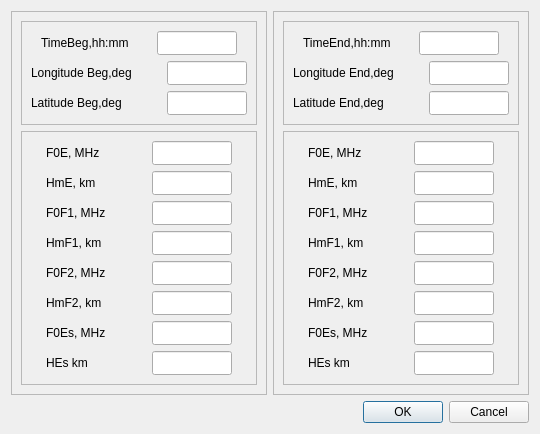
<?xml version="1.0" encoding="UTF-8"?>
<ui version="4.0">
 <class>DialogCorrection</class>
 <widget class="QDialog" name="DialogCorrection">
  <property name="geometry">
   <rect>
    <x>0</x>
    <y>0</y>
    <width>527</width>
    <height>432</height>
   </rect>
  </property>
  <property name="windowTitle">
   <string>Dialog</string>
  </property>
  <layout class="QGridLayout" name="gridLayout_10">
   <item row="0" column="0">
    <widget class="QFrame" name="frame_3">
     <property name="frameShape">
      <enum>QFrame::StyledPanel</enum>
     </property>
     <property name="frameShadow">
      <enum>QFrame::Raised</enum>
     </property>
     <layout class="QGridLayout" name="gridLayout_3">
      <item row="0" column="0">
       <widget class="QFrame" name="frame">
        <property name="frameShape">
         <enum>QFrame::StyledPanel</enum>
        </property>
        <property name="frameShadow">
         <enum>QFrame::Raised</enum>
        </property>
        <layout class="QGridLayout" name="gridLayout">
         <item row="0" column="0">
          <layout class="QHBoxLayout" name="horizontalLayout">
           <item>
            <widget class="QLabel" name="textLabelTimeBeg">
             <property name="minimumSize">
              <size>
               <width>100</width>
               <height>22</height>
              </size>
             </property>
             <property name="maximumSize">
              <size>
               <width>100</width>
               <height>22</height>
              </size>
             </property>
             <property name="text">
              <string>TimeBeg,hh:mm</string>
             </property>
             <property name="wordWrap">
              <bool>false</bool>
             </property>
            </widget>
           </item>
           <item>
            <widget class="QLineEdit" name="lineEditTimeBeg">
             <property name="minimumSize">
              <size>
               <width>80</width>
               <height>24</height>
              </size>
             </property>
             <property name="maximumSize">
              <size>
               <width>80</width>
               <height>24</height>
              </size>
             </property>
             <property name="text">
              <string/>
             </property>
            </widget>
           </item>
          </layout>
         </item>
         <item row="1" column="0">
          <layout class="QHBoxLayout" name="horizontalLayout_2">
           <item>
            <widget class="QLabel" name="textLabel1_2_3">
             <property name="minimumSize">
              <size>
               <width>130</width>
               <height>22</height>
              </size>
             </property>
             <property name="maximumSize">
              <size>
               <width>100</width>
               <height>22</height>
              </size>
             </property>
             <property name="text">
              <string>Longitude Beg,deg</string>
             </property>
             <property name="wordWrap">
              <bool>false</bool>
             </property>
            </widget>
           </item>
           <item>
            <widget class="QLineEdit" name="lineEditLonB">
             <property name="minimumSize">
              <size>
               <width>80</width>
               <height>24</height>
              </size>
             </property>
             <property name="maximumSize">
              <size>
               <width>80</width>
               <height>24</height>
              </size>
             </property>
            </widget>
           </item>
          </layout>
         </item>
         <item row="2" column="0">
          <layout class="QHBoxLayout" name="horizontalLayout_3">
           <item>
            <widget class="QLabel" name="textLabel1_2">
             <property name="minimumSize">
              <size>
               <width>130</width>
               <height>22</height>
              </size>
             </property>
             <property name="maximumSize">
              <size>
               <width>100</width>
               <height>22</height>
              </size>
             </property>
             <property name="text">
              <string>Latitude Beg,deg</string>
             </property>
             <property name="wordWrap">
              <bool>false</bool>
             </property>
            </widget>
           </item>
           <item>
            <widget class="QLineEdit" name="lineEditLatB">
             <property name="minimumSize">
              <size>
               <width>80</width>
               <height>24</height>
              </size>
             </property>
             <property name="maximumSize">
              <size>
               <width>80</width>
               <height>24</height>
              </size>
             </property>
            </widget>
           </item>
          </layout>
         </item>
        </layout>
        <zorder>textLabelTimeBeg</zorder>
        <zorder></zorder>
        <zorder></zorder>
        <zorder></zorder>
       </widget>
      </item>
      <item row="1" column="0">
       <widget class="QFrame" name="frame_2">
        <property name="frameShape">
         <enum>QFrame::StyledPanel</enum>
        </property>
        <property name="frameShadow">
         <enum>QFrame::Raised</enum>
        </property>
        <layout class="QGridLayout" name="gridLayout_2">
         <item row="0" column="0">
          <layout class="QHBoxLayout" name="horizontalLayout_11">
           <item>
            <widget class="QLabel" name="textLabel1_3">
             <property name="minimumSize">
              <size>
               <width>100</width>
               <height>22</height>
              </size>
             </property>
             <property name="maximumSize">
              <size>
               <width>100</width>
               <height>22</height>
              </size>
             </property>
             <property name="text">
              <string>F0E, MHz</string>
             </property>
             <property name="wordWrap">
              <bool>false</bool>
             </property>
            </widget>
           </item>
           <item>
            <widget class="QLineEdit" name="lineEditF0E_1">
             <property name="minimumSize">
              <size>
               <width>80</width>
               <height>24</height>
              </size>
             </property>
             <property name="maximumSize">
              <size>
               <width>80</width>
               <height>24</height>
              </size>
             </property>
            </widget>
           </item>
          </layout>
         </item>
         <item row="1" column="0">
          <layout class="QHBoxLayout" name="horizontalLayout_4">
           <item>
            <widget class="QLabel" name="textLabel1_4">
             <property name="minimumSize">
              <size>
               <width>100</width>
               <height>22</height>
              </size>
             </property>
             <property name="maximumSize">
              <size>
               <width>100</width>
               <height>22</height>
              </size>
             </property>
             <property name="text">
              <string>HmE, km</string>
             </property>
             <property name="wordWrap">
              <bool>false</bool>
             </property>
            </widget>
           </item>
           <item>
            <widget class="QLineEdit" name="lineEditHmE_1">
             <property name="minimumSize">
              <size>
               <width>80</width>
               <height>24</height>
              </size>
             </property>
             <property name="maximumSize">
              <size>
               <width>80</width>
               <height>24</height>
              </size>
             </property>
            </widget>
           </item>
          </layout>
         </item>
         <item row="2" column="0">
          <layout class="QHBoxLayout" name="horizontalLayout_5">
           <item>
            <widget class="QLabel" name="textLabel1_5">
             <property name="minimumSize">
              <size>
               <width>100</width>
               <height>22</height>
              </size>
             </property>
             <property name="maximumSize">
              <size>
               <width>100</width>
               <height>22</height>
              </size>
             </property>
             <property name="text">
              <string>F0F1, MHz</string>
             </property>
             <property name="wordWrap">
              <bool>false</bool>
             </property>
            </widget>
           </item>
           <item>
            <widget class="QLineEdit" name="lineEditF0F1_1">
             <property name="minimumSize">
              <size>
               <width>80</width>
               <height>24</height>
              </size>
             </property>
             <property name="maximumSize">
              <size>
               <width>80</width>
               <height>24</height>
              </size>
             </property>
            </widget>
           </item>
          </layout>
         </item>
         <item row="3" column="0">
          <layout class="QHBoxLayout" name="horizontalLayout_6">
           <item>
            <widget class="QLabel" name="textLabel1_6">
             <property name="minimumSize">
              <size>
               <width>100</width>
               <height>22</height>
              </size>
             </property>
             <property name="maximumSize">
              <size>
               <width>100</width>
               <height>22</height>
              </size>
             </property>
             <property name="text">
              <string>HmF1, km</string>
             </property>
             <property name="wordWrap">
              <bool>false</bool>
             </property>
            </widget>
           </item>
           <item>
            <widget class="QLineEdit" name="lineEditHmF1_1">
             <property name="minimumSize">
              <size>
               <width>80</width>
               <height>24</height>
              </size>
             </property>
             <property name="maximumSize">
              <size>
               <width>80</width>
               <height>24</height>
              </size>
             </property>
            </widget>
           </item>
          </layout>
         </item>
         <item row="4" column="0">
          <layout class="QHBoxLayout" name="horizontalLayout_7">
           <item>
            <widget class="QLabel" name="textLabel1_7">
             <property name="minimumSize">
              <size>
               <width>100</width>
               <height>22</height>
              </size>
             </property>
             <property name="maximumSize">
              <size>
               <width>100</width>
               <height>22</height>
              </size>
             </property>
             <property name="text">
              <string>F0F2, MHz</string>
             </property>
             <property name="wordWrap">
              <bool>false</bool>
             </property>
            </widget>
           </item>
           <item>
            <widget class="QLineEdit" name="lineEditF0F2_1">
             <property name="minimumSize">
              <size>
               <width>80</width>
               <height>24</height>
              </size>
             </property>
             <property name="maximumSize">
              <size>
               <width>80</width>
               <height>24</height>
              </size>
             </property>
            </widget>
           </item>
          </layout>
         </item>
         <item row="5" column="0">
          <layout class="QHBoxLayout" name="horizontalLayout_8">
           <item>
            <widget class="QLabel" name="textLabel1_8">
             <property name="minimumSize">
              <size>
               <width>100</width>
               <height>22</height>
              </size>
             </property>
             <property name="maximumSize">
              <size>
               <width>100</width>
               <height>22</height>
              </size>
             </property>
             <property name="text">
              <string>HmF2, km</string>
             </property>
             <property name="wordWrap">
              <bool>false</bool>
             </property>
            </widget>
           </item>
           <item>
            <widget class="QLineEdit" name="lineEditHmF2_1">
             <property name="minimumSize">
              <size>
               <width>80</width>
               <height>24</height>
              </size>
             </property>
             <property name="maximumSize">
              <size>
               <width>80</width>
               <height>24</height>
              </size>
             </property>
            </widget>
           </item>
          </layout>
         </item>
         <item row="6" column="0">
          <layout class="QHBoxLayout" name="horizontalLayout_9">
           <item>
            <widget class="QLabel" name="textLabel1_9">
             <property name="minimumSize">
              <size>
               <width>100</width>
               <height>22</height>
              </size>
             </property>
             <property name="maximumSize">
              <size>
               <width>100</width>
               <height>22</height>
              </size>
             </property>
             <property name="text">
              <string>F0Es, MHz</string>
             </property>
             <property name="wordWrap">
              <bool>false</bool>
             </property>
            </widget>
           </item>
           <item>
            <widget class="QLineEdit" name="lineEditF0ES_1">
             <property name="minimumSize">
              <size>
               <width>80</width>
               <height>24</height>
              </size>
             </property>
             <property name="maximumSize">
              <size>
               <width>80</width>
               <height>24</height>
              </size>
             </property>
            </widget>
           </item>
          </layout>
         </item>
         <item row="7" column="0">
          <layout class="QHBoxLayout" name="horizontalLayout_10">
           <item>
            <widget class="QLabel" name="textLabel1_10">
             <property name="minimumSize">
              <size>
               <width>100</width>
               <height>22</height>
              </size>
             </property>
             <property name="maximumSize">
              <size>
               <width>100</width>
               <height>22</height>
              </size>
             </property>
             <property name="text">
              <string>HEs km</string>
             </property>
             <property name="wordWrap">
              <bool>false</bool>
             </property>
            </widget>
           </item>
           <item>
            <widget class="QLineEdit" name="lineEditHES_1">
             <property name="minimumSize">
              <size>
               <width>80</width>
               <height>24</height>
              </size>
             </property>
             <property name="maximumSize">
              <size>
               <width>80</width>
               <height>24</height>
              </size>
             </property>
            </widget>
           </item>
          </layout>
         </item>
        </layout>
       </widget>
      </item>
     </layout>
    </widget>
   </item>
   <item row="0" column="1">
    <widget class="QFrame" name="frame_4">
     <property name="frameShape">
      <enum>QFrame::StyledPanel</enum>
     </property>
     <property name="frameShadow">
      <enum>QFrame::Raised</enum>
     </property>
     <layout class="QGridLayout" name="gridLayout_7">
      <item row="0" column="0">
       <widget class="QFrame" name="frame_7">
        <property name="frameShape">
         <enum>QFrame::StyledPanel</enum>
        </property>
        <property name="frameShadow">
         <enum>QFrame::Raised</enum>
        </property>
        <layout class="QGridLayout" name="gridLayout_8">
         <item row="0" column="0">
          <layout class="QHBoxLayout" name="horizontalLayout_23">
           <item>
            <widget class="QLabel" name="textLabelTimeBeg_3">
             <property name="minimumSize">
              <size>
               <width>100</width>
               <height>22</height>
              </size>
             </property>
             <property name="maximumSize">
              <size>
               <width>100</width>
               <height>22</height>
              </size>
             </property>
             <property name="text">
              <string>TimeEnd,hh:mm</string>
             </property>
             <property name="wordWrap">
              <bool>false</bool>
             </property>
            </widget>
           </item>
           <item>
            <widget class="QLineEdit" name="lineEditTimeEnd">
             <property name="minimumSize">
              <size>
               <width>80</width>
               <height>24</height>
              </size>
             </property>
             <property name="maximumSize">
              <size>
               <width>80</width>
               <height>24</height>
              </size>
             </property>
             <property name="text">
              <string/>
             </property>
            </widget>
           </item>
          </layout>
         </item>
         <item row="1" column="0">
          <layout class="QHBoxLayout" name="horizontalLayout_24">
           <item>
            <widget class="QLabel" name="textLabel1_2_5">
             <property name="minimumSize">
              <size>
               <width>130</width>
               <height>22</height>
              </size>
             </property>
             <property name="maximumSize">
              <size>
               <width>100</width>
               <height>22</height>
              </size>
             </property>
             <property name="text">
              <string>Longitude End,deg</string>
             </property>
             <property name="wordWrap">
              <bool>false</bool>
             </property>
            </widget>
           </item>
           <item>
            <widget class="QLineEdit" name="lineEditLonE">
             <property name="minimumSize">
              <size>
               <width>80</width>
               <height>24</height>
              </size>
             </property>
             <property name="maximumSize">
              <size>
               <width>80</width>
               <height>24</height>
              </size>
             </property>
            </widget>
           </item>
          </layout>
         </item>
         <item row="2" column="0">
          <layout class="QHBoxLayout" name="horizontalLayout_25">
           <item>
            <widget class="QLabel" name="textLabel1_20">
             <property name="minimumSize">
              <size>
               <width>130</width>
               <height>22</height>
              </size>
             </property>
             <property name="maximumSize">
              <size>
               <width>100</width>
               <height>22</height>
              </size>
             </property>
             <property name="text">
              <string>Latitude End,deg</string>
             </property>
             <property name="wordWrap">
              <bool>false</bool>
             </property>
            </widget>
           </item>
           <item>
            <widget class="QLineEdit" name="lineEditLatE">
             <property name="minimumSize">
              <size>
               <width>80</width>
               <height>24</height>
              </size>
             </property>
             <property name="maximumSize">
              <size>
               <width>80</width>
               <height>24</height>
              </size>
             </property>
            </widget>
           </item>
          </layout>
         </item>
        </layout>
        <zorder></zorder>
        <zorder></zorder>
        <zorder></zorder>
       </widget>
      </item>
      <item row="1" column="0">
       <widget class="QFrame" name="frame_8">
        <property name="frameShape">
         <enum>QFrame::StyledPanel</enum>
        </property>
        <property name="frameShadow">
         <enum>QFrame::Raised</enum>
        </property>
        <layout class="QGridLayout" name="gridLayout_9">
         <item row="0" column="0">
          <layout class="QHBoxLayout" name="horizontalLayout_26">
           <item>
            <widget class="QLabel" name="textLabel1_21">
             <property name="minimumSize">
              <size>
               <width>100</width>
               <height>22</height>
              </size>
             </property>
             <property name="maximumSize">
              <size>
               <width>100</width>
               <height>22</height>
              </size>
             </property>
             <property name="text">
              <string>F0E, MHz</string>
             </property>
             <property name="wordWrap">
              <bool>false</bool>
             </property>
            </widget>
           </item>
           <item>
            <widget class="QLineEdit" name="lineEditF0E_2">
             <property name="minimumSize">
              <size>
               <width>80</width>
               <height>24</height>
              </size>
             </property>
             <property name="maximumSize">
              <size>
               <width>80</width>
               <height>24</height>
              </size>
             </property>
            </widget>
           </item>
          </layout>
         </item>
         <item row="1" column="0">
          <layout class="QHBoxLayout" name="horizontalLayout_27">
           <item>
            <widget class="QLabel" name="textLabel1_22">
             <property name="minimumSize">
              <size>
               <width>100</width>
               <height>22</height>
              </size>
             </property>
             <property name="maximumSize">
              <size>
               <width>100</width>
               <height>22</height>
              </size>
             </property>
             <property name="text">
              <string>HmE, km</string>
             </property>
             <property name="wordWrap">
              <bool>false</bool>
             </property>
            </widget>
           </item>
           <item>
            <widget class="QLineEdit" name="lineEditHmE_2">
             <property name="minimumSize">
              <size>
               <width>80</width>
               <height>24</height>
              </size>
             </property>
             <property name="maximumSize">
              <size>
               <width>80</width>
               <height>24</height>
              </size>
             </property>
            </widget>
           </item>
          </layout>
         </item>
         <item row="2" column="0">
          <layout class="QHBoxLayout" name="horizontalLayout_28">
           <item>
            <widget class="QLabel" name="textLabel1_23">
             <property name="minimumSize">
              <size>
               <width>100</width>
               <height>22</height>
              </size>
             </property>
             <property name="maximumSize">
              <size>
               <width>100</width>
               <height>22</height>
              </size>
             </property>
             <property name="text">
              <string>F0F1, MHz</string>
             </property>
             <property name="wordWrap">
              <bool>false</bool>
             </property>
            </widget>
           </item>
           <item>
            <widget class="QLineEdit" name="lineEditF0F1_2">
             <property name="minimumSize">
              <size>
               <width>80</width>
               <height>24</height>
              </size>
             </property>
             <property name="maximumSize">
              <size>
               <width>80</width>
               <height>24</height>
              </size>
             </property>
            </widget>
           </item>
          </layout>
         </item>
         <item row="3" column="0">
          <layout class="QHBoxLayout" name="horizontalLayout_29">
           <item>
            <widget class="QLabel" name="textLabel1_24">
             <property name="minimumSize">
              <size>
               <width>100</width>
               <height>22</height>
              </size>
             </property>
             <property name="maximumSize">
              <size>
               <width>100</width>
               <height>22</height>
              </size>
             </property>
             <property name="text">
              <string>HmF1, km</string>
             </property>
             <property name="wordWrap">
              <bool>false</bool>
             </property>
            </widget>
           </item>
           <item>
            <widget class="QLineEdit" name="lineEditHmF1_2">
             <property name="minimumSize">
              <size>
               <width>80</width>
               <height>24</height>
              </size>
             </property>
             <property name="maximumSize">
              <size>
               <width>80</width>
               <height>24</height>
              </size>
             </property>
            </widget>
           </item>
          </layout>
         </item>
         <item row="4" column="0">
          <layout class="QHBoxLayout" name="horizontalLayout_30">
           <item>
            <widget class="QLabel" name="textLabel1_25">
             <property name="minimumSize">
              <size>
               <width>100</width>
               <height>22</height>
              </size>
             </property>
             <property name="maximumSize">
              <size>
               <width>100</width>
               <height>22</height>
              </size>
             </property>
             <property name="text">
              <string>F0F2, MHz</string>
             </property>
             <property name="wordWrap">
              <bool>false</bool>
             </property>
            </widget>
           </item>
           <item>
            <widget class="QLineEdit" name="lineEditF0F2_2">
             <property name="minimumSize">
              <size>
               <width>80</width>
               <height>24</height>
              </size>
             </property>
             <property name="maximumSize">
              <size>
               <width>80</width>
               <height>24</height>
              </size>
             </property>
            </widget>
           </item>
          </layout>
         </item>
         <item row="5" column="0">
          <layout class="QHBoxLayout" name="horizontalLayout_31">
           <item>
            <widget class="QLabel" name="textLabel1_26">
             <property name="minimumSize">
              <size>
               <width>100</width>
               <height>22</height>
              </size>
             </property>
             <property name="maximumSize">
              <size>
               <width>100</width>
               <height>22</height>
              </size>
             </property>
             <property name="text">
              <string>HmF2, km</string>
             </property>
             <property name="wordWrap">
              <bool>false</bool>
             </property>
            </widget>
           </item>
           <item>
            <widget class="QLineEdit" name="lineEditHmF2_2">
             <property name="minimumSize">
              <size>
               <width>80</width>
               <height>24</height>
              </size>
             </property>
             <property name="maximumSize">
              <size>
               <width>80</width>
               <height>24</height>
              </size>
             </property>
            </widget>
           </item>
          </layout>
         </item>
         <item row="6" column="0">
          <layout class="QHBoxLayout" name="horizontalLayout_32">
           <item>
            <widget class="QLabel" name="textLabel1_27">
             <property name="minimumSize">
              <size>
               <width>100</width>
               <height>22</height>
              </size>
             </property>
             <property name="maximumSize">
              <size>
               <width>100</width>
               <height>22</height>
              </size>
             </property>
             <property name="text">
              <string>F0Es, MHz</string>
             </property>
             <property name="wordWrap">
              <bool>false</bool>
             </property>
            </widget>
           </item>
           <item>
            <widget class="QLineEdit" name="lineEditF0ES_2">
             <property name="minimumSize">
              <size>
               <width>80</width>
               <height>24</height>
              </size>
             </property>
             <property name="maximumSize">
              <size>
               <width>80</width>
               <height>24</height>
              </size>
             </property>
            </widget>
           </item>
          </layout>
         </item>
         <item row="7" column="0">
          <layout class="QHBoxLayout" name="horizontalLayout_33">
           <item>
            <widget class="QLabel" name="textLabel1_28">
             <property name="minimumSize">
              <size>
               <width>100</width>
               <height>22</height>
              </size>
             </property>
             <property name="maximumSize">
              <size>
               <width>100</width>
               <height>22</height>
              </size>
             </property>
             <property name="text">
              <string>HEs km</string>
             </property>
             <property name="wordWrap">
              <bool>false</bool>
             </property>
            </widget>
           </item>
           <item>
            <widget class="QLineEdit" name="lineEditHES_2">
             <property name="minimumSize">
              <size>
               <width>80</width>
               <height>24</height>
              </size>
             </property>
             <property name="maximumSize">
              <size>
               <width>80</width>
               <height>24</height>
              </size>
             </property>
            </widget>
           </item>
          </layout>
         </item>
        </layout>
       </widget>
      </item>
     </layout>
    </widget>
   </item>
   <item row="1" column="0" colspan="2">
    <widget class="QDialogButtonBox" name="buttonBox">
     <property name="orientation">
      <enum>Qt::Horizontal</enum>
     </property>
     <property name="standardButtons">
      <set>QDialogButtonBox::Cancel|QDialogButtonBox::Ok</set>
     </property>
    </widget>
   </item>
  </layout>
 </widget>
 <resources/>
 <connections>
  <connection>
   <sender>buttonBox</sender>
   <signal>accepted()</signal>
   <receiver>DialogCorrection</receiver>
   <slot>accept()</slot>
   <hints>
    <hint type="sourcelabel">
     <x>248</x>
     <y>254</y>
    </hint>
    <hint type="destinationlabel">
     <x>157</x>
     <y>274</y>
    </hint>
   </hints>
  </connection>
  <connection>
   <sender>buttonBox</sender>
   <signal>rejected()</signal>
   <receiver>DialogCorrection</receiver>
   <slot>reject()</slot>
   <hints>
    <hint type="sourcelabel">
     <x>316</x>
     <y>260</y>
    </hint>
    <hint type="destinationlabel">
     <x>286</x>
     <y>274</y>
    </hint>
   </hints>
  </connection>
 </connections>
</ui>
